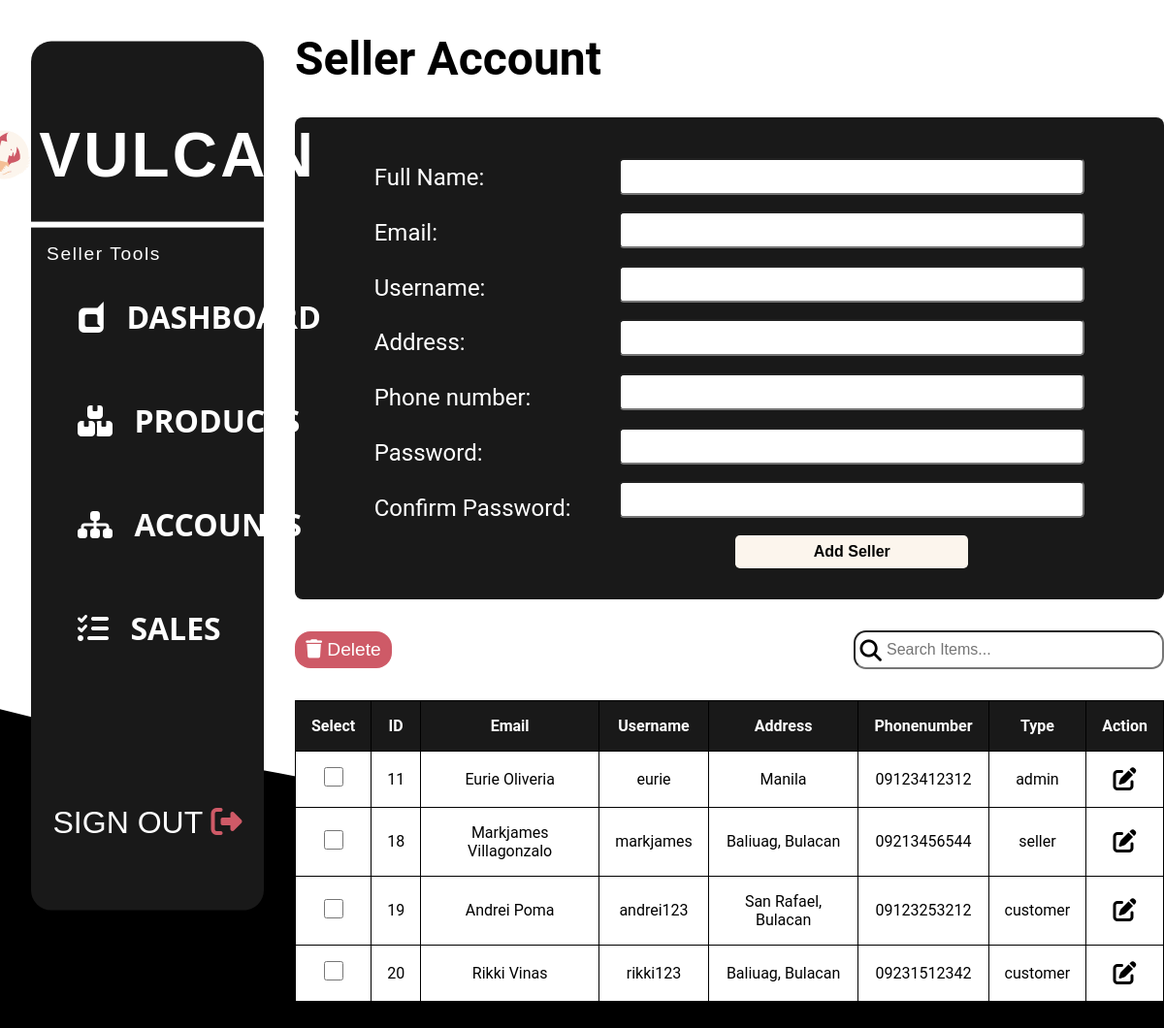
Screenshot of /php/seller-account.php (signed in) with the database file from the repository.
### tables this page shows
CREATE TABLE `tbusers` (
  `user_id` int(11) NOT NULL,
  `user_fullName` varchar(255) NOT NULL,
  `user_username` varchar(255) NOT NULL,
  `user_password` varchar(255) NOT NULL,
  `user_email` varchar(255) NOT NULL,
  `user_contactNo` varchar(255) NOT NULL,
  `user_address` varchar(255) NOT NULL,
  `user_image` varchar(255) NOT NULL,
  `acc_type` varchar(255) NOT NULL
);

### php/seller-account.php (the view, shortened to what this page needs)
<!DOCTYPE html>
<html lang="en">
<head>
    <link rel="stylesheet" href="../styles/seller-account.css">
</head>
<body>
<div class="seller-container">
        <?php include("../php/dashboard.php"); ?>
        <div class="form-container">
            <h1 class="title">Seller Account</h1>
            <form method="POST" class="first-form" enctype="multipart/form-data">
                <div class="data">
                    <div class="labels">
                        <label for="txt-fullname">Full Name:</label>
                        <label for="txt-email">Email:</label>
                        <label for="txt-username">Username:</label>
                        <label for="txt-address">Address:</label>
                        <label for="txt-phonenumber">Phone number:</label>
                        <label for="txt-password">Password:</label>
                        <label for="txt-confirmpassword">Confirm Password:</label>
                    </div>
                    <div class="inputs">
                        <input type="text" name="txt-fullname" id="txt-fullname" required>
                        <input type="email" name="txt-email" id="txt-email" required>
                        <input type="text" name="txt-username" id="txt-username" required>
                        <input type="text" name="txt-address" id="txt-address" required>
                        <input type="text" name="txt-phonenumber" id="txt-phonenumber" maxlength="11" required>
                        <input type="password" name="txt-password" id="txt-password" required>
                        <input type="password" name="txt-confirmpassword" id="txt-confirmpassword" required>
                        <input type="submit" name="add-btn" id="add-btn" value="Add Seller">
                    </div>
            </form>
        </div>
        <div class="table-actions">
        <div class="delete-container">
            <button type="button" class="delete-action" onclick="handleDelete()"><i class="fa-solid fa-trash"><span class="delete"> Delete</span></i></button>
        </div>
        <div class="product-search">
            <i class="fa-solid fa-magnifying-glass"></i>
            <form method="GET" action="" id="searchForm">
                <input type="search" name="search" placeholder="Search Items..."  value="<?php echo isset($_GET['search']) ? $_GET['search'] : ''; ?>">
            </form>
        </div>
    </div>
    <div class="product-table">
        <form method = 'POST' action='./delete-account.php' id="sellerForm">
            <table>
                <tr>
                    <th>Select</th>
                    <th>ID</th>
                    <th>Email</th>
                    <th>Username</th>
                    <th>Address</th>
                    <th>Phonenumber</th>
                    <th>Type</th>
                    <th>Action</th>
                </tr>
                <?php
                    include('conn.php');
                    $searchTerm = isset($_GET['search']) ? $_GET['search'] : '';
                    $sql = "SELECT
                        `user_id`,
                        `user_fullName`,
                        `user_username`,
                        `user_password`,
                        `user_email`,
                        `user_contactNo`,
                        `user_address`,
                        `acc_type`
                    FROM
                        `tbusers`
                    WHERE
                        `user_fullName` LIKE '%$searchTerm%'
                        OR `user_username` LIKE '%$searchTerm%'
                        OR `user_email` LIKE '%$searchTerm%'
                        OR `user_contactNo` LIKE '%$searchTerm%'
                        OR `user_address` LIKE '%$searchTerm%'
                        OR `acc_type` LIKE '%$searchTerm%'
                    ORDER BY
                        `user_id`";
                    $result = $conn->query($sql);
                    while($row = $result->fetch_assoc()){
                        echo "<tr>";
                        echo "<td class='check'><input type = 'checkbox' name = 'user_ids[]' value = '".$row['user_id']."'></td>";
                        echo "<td>" . $row["user_id"] . "</td>";
                        echo "<td>" . $row["user_fullName"] . "</td>";
                        echo "<td>" . $row["user_username"] . "</td>";
                        echo "<td>" . $row["user_address"] . "</td>";
                        echo "<td>" . $row["user_contactNo"] . "</td>";
                        echo "<td>" . $row["acc_type"] . "</td>";
                        echo "<td class='actions'>";
                        echo '<a href = "./seller.php?id='. $row["user_id"].'">';
                        echo "<i class='fa-solid fa-pen-to-square'></i></a>";
                        echo "</td>";
                        echo "</tr>";
                    }
                ?>
            </table>
        </form>
    </div>
    </div>
</body>
</html>

### styles/seller-account.css (style rules this page uses)
* { padding: 0; margin: 0; box-sizing: border-box; }
.title { color: #000000; font-size: 3rem; }
.seller-container { display: flex; }
.form-container { padding: 2rem 0; width: 75%; height: 30%; display: flex; flex-direction: column; gap: 2rem; }
.form-container form { display: flex; flex-direction: column; gap: 1rem; }
.first-form { background-color: #191919; border-radius: 0.5rem; padding: 2rem; }
.data { display: flex; align-items: center; justify-content: space-evenly; }
.labels { display: flex; flex-direction: column; margin-bottom: 2.4rem; gap: 1.4rem; }
.labels label { color: #ffffff; font-size: 1.5rem; margin-top: 0.4rem; }
.inputs { display: flex; flex-direction: column; align-items: center; gap: 0.5rem; }
.inputs input { margin-top: 0.6rem; font-size: 1rem; width: 30rem; padding: 0.5rem; border-radius: 0.3rem; }
#add-btn { width: 15rem; padding: 0.5rem; border-radius: 0.3rem; font-size: 1rem; font-weight: bold; border: none; transition: 0.2s; background-color: #fcf5ed; }
.table-actions { display: flex; flex-direction: row; justify-content: space-between; }
.product-search { display: flex; align-items: center; }
.product-search i { position: relative; left: 1.8rem; top: 0.1rem; font-size: 1.4rem; }
.product-search input { border-radius: 0.8rem; padding-left: 2rem; font-size: 1rem; height: 2.5rem; width: 20rem; }
.delete { font-family: "poppinss", sans-serif; font-weight: 100; }
.delete-action { background-color: #ce5a67; border: none; padding: 0.5rem 0.7rem; border-radius: 1rem; color: #ffffff; font-size: 1.2rem; transition: 0.2s; }
.table-actions { display: flex; align-items: center; justify-content: space-between; }
.product-table { background-color: #ffffff; }
.product-table a { color: black; text-decoration: none; }
table, th, tr, td { border: 1px solid black; border-collapse: collapse; padding: 1rem; text-align: center; }
table { width: 100%; }
th { background-color: #191919; color: #ffffff; }
.actions i { cursor: pointer; font-size: 1.5rem; margin: 0 0.7rem; }
.check input[type="checkbox"] { line-height: normal; width: 20px; height: 20px; }

### styles/dashboard.css (style rules this page uses)
* { padding: 0; margin: 0; box-sizing: border-box; }
body { background-image: url("../assets/imgs/bg.svg"); background-repeat: no-repeat; background-size: cover; }
body { font-family: "Roboto", sans-serif; }

### rows the page displays
tbusers: user_id "11", user_fullName "Eurie Oliveria", user_username "eurie", user_address "Manila", user_contactNo "09123412312", acc_type "admin"
tbusers: user_id "18", user_fullName "Markjames Villagonzalo", user_username "markjames", user_address "Baliuag, Bulacan", user_contactNo "09213456544", acc_type "seller"
tbusers: user_id "19", user_fullName "Andrei Poma", user_username "andrei123", user_address "San Rafael, Bulacan", user_contactNo "09123253212", acc_type "customer"
tbusers: user_id "20", user_fullName "Rikki Vinas", user_username "rikki123", user_address "Baliuag, Bulacan", user_contactNo "09231512342", acc_type "customer"
